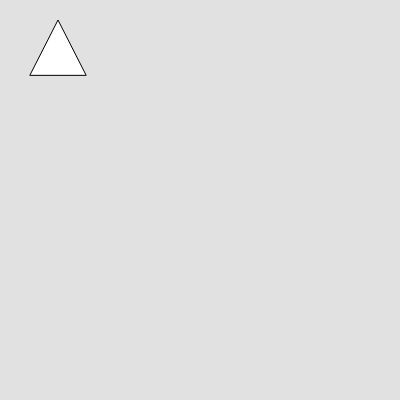
Frame 1 (no input)
Frame 60 (no input): identical to frame 1, image omitted
Frame 120 (the mouse pressed at the canvas centre since frame 60): identical to frame 1, image omitted

The p5.js sketch that drew this single still picture (run headless with seeded random() and noise() and a simulated clock; from frame 60 on, the mouse is pressed at the canvas centre):

// p5.js sketch
// ── sketch.js
function setup() {
  createCanvas(400, 400);
}

function draw() {
  background(225);
  fill ('white')
  triangle(30, 75, 58, 20, 86, 75);
}
